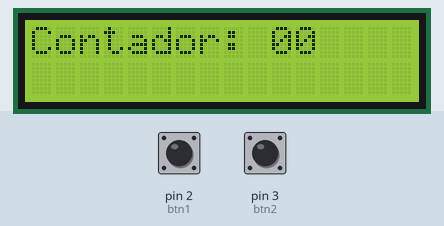
Simulated run of this sketch. Board: Arduino Uno, built with avr-gcc and run on an emulated ATmega328P. Shown: 16×2 character LCD. The inputs (shaded band) are chosen by the test bench; at power-on: pin 2 (btn1) LOW, pin 3 (btn2) LOW.

Above: at 1.2 s.
1.3 s: pin 2 (btn1) pulled HIGH for 0.15 s
At 2.5 s:
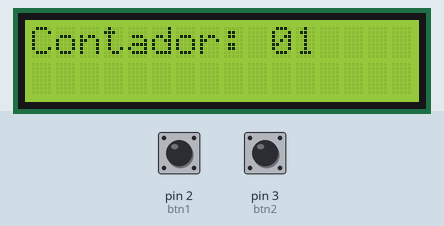
2.9 s: pin 2 (btn1) pulled HIGH for 1 s
At 3.9 s:
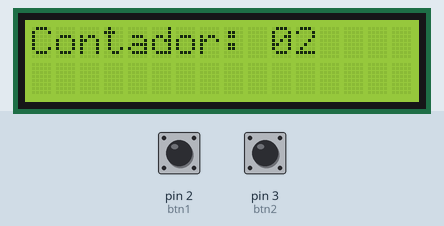
Timing chart, 0 to 5.9 s (numbered marks = the images above; inputs shaded):
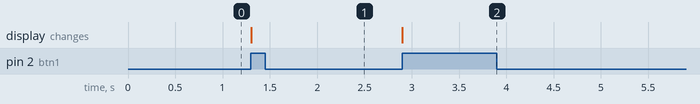

Measured:
- after the input at 1.3 s, the display: changes at once (image 1)
- after the input at 2.9 s, the display: changes at once (image 2)

The sketch:

5.ino
```cpp
/*
 Realizar con el Display LCD la aplicación del punto 1){
 Realizar un programa que actúe como contador de 0 a 99, en forma ascendente y
descendente a través de 2 pulsadores. Un pulsador incrementa el contador y el otro
}
*/

#include <LiquidCrystal.h>

const int rs = 8, en = 2, d4 = 10, d5 = 11, d6 = 12, d7 = 13;
LiquidCrystal lcd (rs, en, d4, d5, d6, d7);

int btn1 = 2, btn2 = 3;
int numeros[] = {0, 0};

long TimeCounter = 0;
long int TiempoActual = 0;

const int TimeThreshold = 75;

void setup() {
  lcd.begin(16,2);

  pinMode(btn1, INPUT);
  pinMode(btn2, INPUT);
  attachInterrupt(digitalPinToInterrupt(2) , Subir , RISING);
  attachInterrupt(digitalPinToInterrupt(3) , Bajar , RISING);
}

void loop() {
  lcd.setCursor(0, 0);
  lcd.print("Contador: ");
  lcd.print(numeros[0]);
  lcd.print(numeros[1]);
}

void Subir() {
  if (millis() > TimeCounter + TimeThreshold) { // if para ejecutar el debounce
    numeros[1]++;
    TimeCounter = millis();

    TiempoActual = millis(); // Se establece el contenido de la variable TiempoActual a millis()
    if (numeros[1] > 9 ) {
      numeros[1] = 0;
      numeros[0]++;
      if (numeros[0] > 9) {
        numeros[0] = 0;
        numeros[1] = 0;
      }
    }
  }
}

void Bajar() {
  if (millis() > TimeCounter + TimeThreshold) {
    numeros[3]--;
    TimeCounter = millis();
    if (numeros[1] < 0 ) {
      numeros[1] = 9;
      numeros[0]--;
      if (numeros[0] < 0) {
        numeros[0] = 9;
        numeros[1] = 9;
      }
    }
  }
}
```
